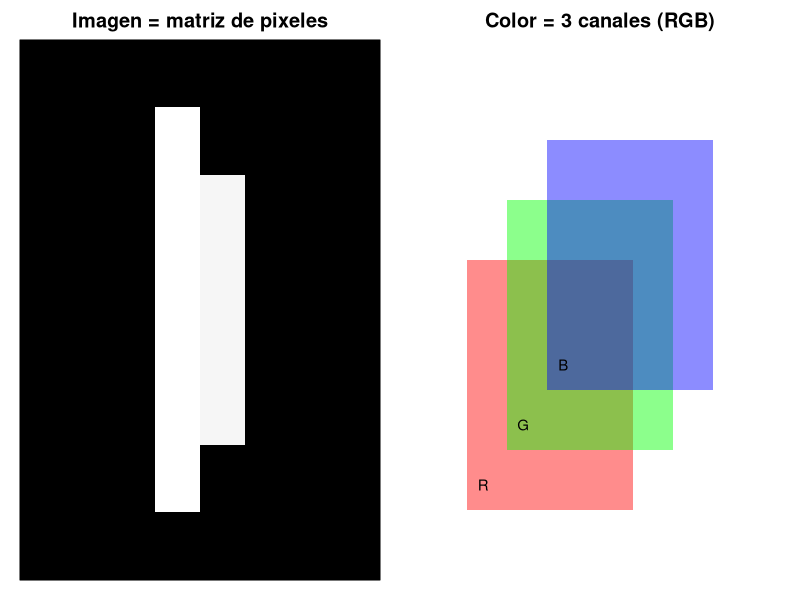
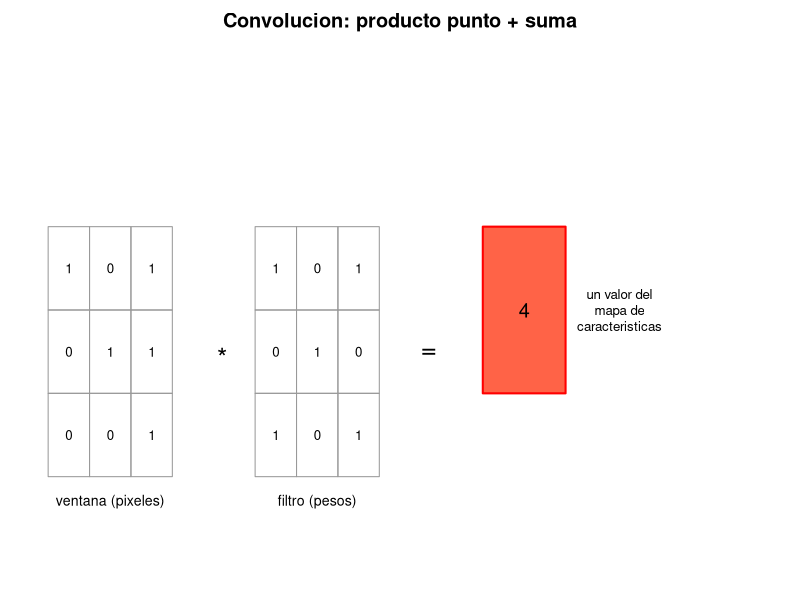
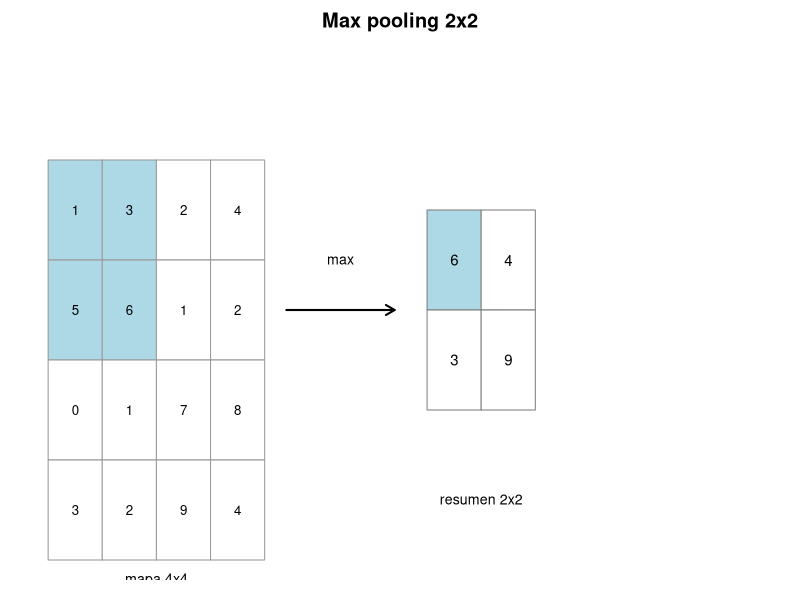
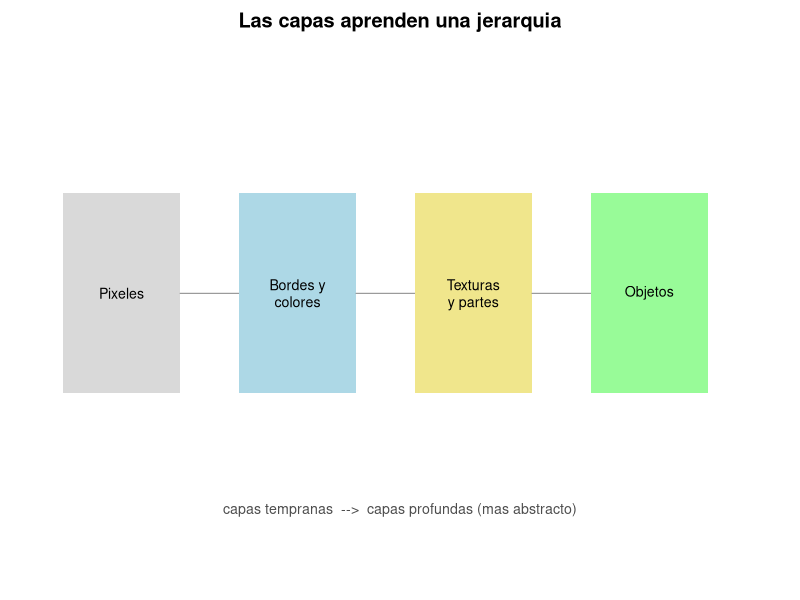
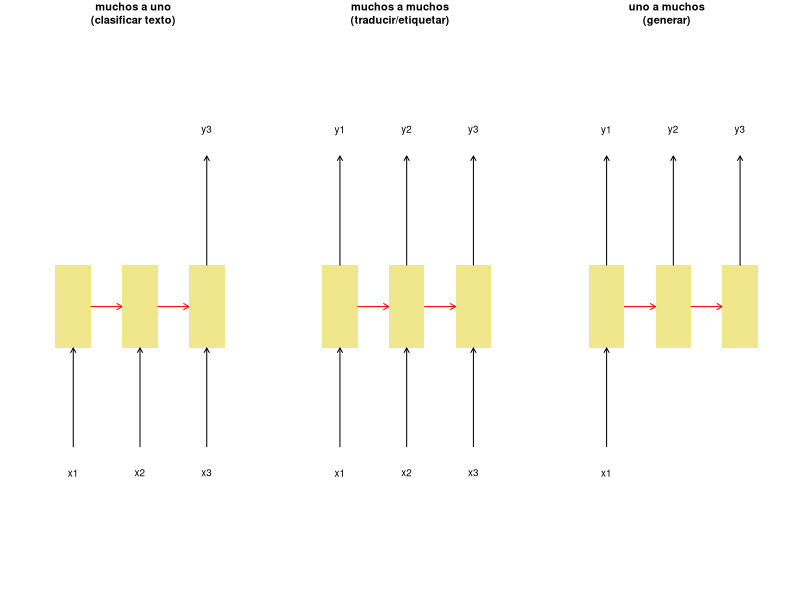
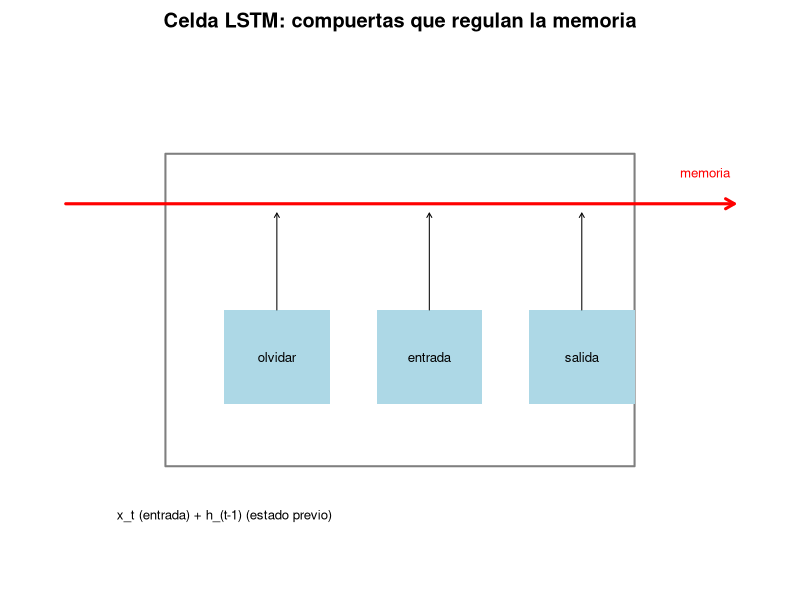
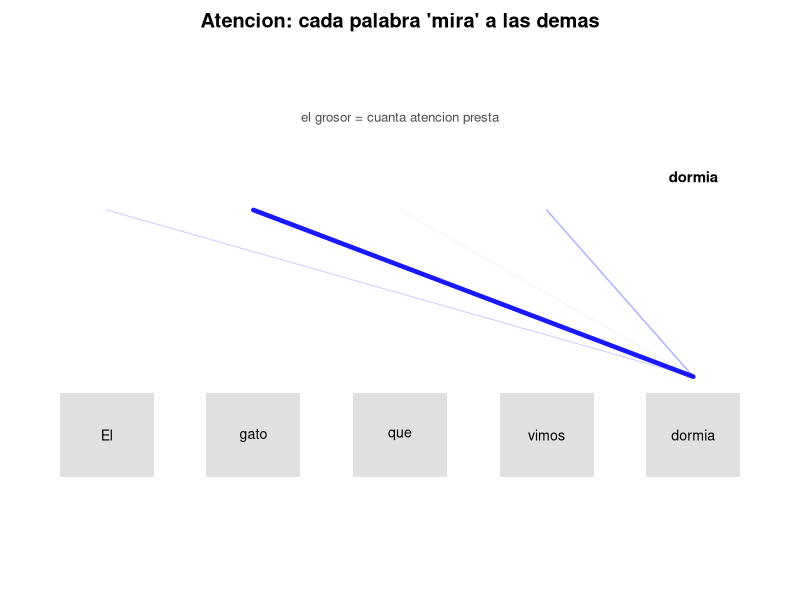

Recreate these plots in R, in order.
# figuras_S6_extra.R
# Figuras adicionales para la ampliacion de las Partes 2 (CNNs) y 3 (RNNs) de S6.
# Ejecutar desde la carpeta de la sesion S6:  Rscript figuras_S6_extra.R
# Salida: PDFs en img/.  (Esquemas en base R, etiquetas ASCII.)

dir.create("img", showWarnings = FALSE)

## 1. Una imagen = matriz de pixeles + canales RGB ----------------------------
pdf("img/image_pixels.pdf", width = 8, height = 3.6)
par(mfrow = c(1, 2), mar = c(1, 1, 2, 1))
set.seed(1)
m <- matrix(0.85, 8, 8); m[3:6, 4:5] <- 0.15; m[2:7, 4] <- 0.1   # un trazo
image(t(m[8:1, ]), col = gray(seq(1, 0, length = 30)), axes = FALSE,
      main = "Imagen = matriz de pixeles"); box()
plot(NA, xlim = c(0, 10), ylim = c(0, 10), axes = FALSE, xlab = "", ylab = "",
     main = "Color = 3 canales (RGB)")
rect(1, 1, 6, 6, col = rgb(1, 0, 0, 0.45), border = NA)
rect(2.2, 2.2, 7.2, 7.2, col = rgb(0, 1, 0, 0.45), border = NA)
rect(3.4, 3.4, 8.4, 8.4, col = rgb(0, 0, 1, 0.45), border = NA)
text(c(1.5, 2.7, 3.9), c(1.5, 2.7, 3.9), c("R", "G", "B"), cex = 0.9)
dev.off()

## 2. La convolucion en detalle (producto punto + suma) -----------------------
pdf("img/conv_detail.pdf", width = 8.5, height = 3.6)
par(mar = c(1, 1, 2, 1))
plot.new(); plot.window(xlim = c(0, 17), ylim = c(0, 6)); title("Convolucion: producto punto + suma")
patch <- matrix(c(1, 0, 1, 0, 1, 1, 0, 0, 1), 3, byrow = TRUE)
filt  <- matrix(c(1, 0, 1, 0, 1, 0, 1, 0, 1), 3, byrow = TRUE)
drawgrid <- function(x0, M, lab) {
  for (i in 1:3) for (j in 1:3) {
    rect(x0 + j - 1, 4 - i, x0 + j, 5 - i, border = "grey60")
    text(x0 + j - 0.5, 4.5 - i, M[i, j], cex = 0.8)
  }
  text(x0 + 1.5, 0.7, lab, cex = 0.85)
}
drawgrid(0, patch, "ventana (pixeles)")
text(4.2, 2.5, "*", cex = 1.6)
drawgrid(5, filt, "filtro (pesos)")
text(9.2, 2.5, "=", cex = 1.6)
rect(10.5, 2, 12.5, 4, col = "tomato", border = "red", lwd = 2)
text(11.5, 3, sum(patch * filt), cex = 1.2)
text(13.8, 3, "un valor del\nmapa de\ncaracteristicas", cex = 0.8)
dev.off()

## 3. Max pooling 2x2 ----------------------------------------------------------
pdf("img/pooling.pdf", width = 7, height = 3.6)
par(mar = c(1, 1, 2, 1))
plot.new(); plot.window(xlim = c(0, 13), ylim = c(0, 5)); title("Max pooling 2x2")
M <- matrix(c(1, 3, 2, 4, 5, 6, 1, 2, 0, 1, 7, 8, 3, 2, 9, 4), 4, byrow = TRUE)
for (i in 1:4) for (j in 1:4) {
  rect(j - 1, 4 - i, j, 5 - i, border = "grey60",
       col = if (i <= 2 && j <= 2) "lightblue" else "white")
  text(j - 0.5, 4.5 - i, M[i, j], cex = 0.8)
}
text(2, -0.2, "mapa 4x4", cex = 0.85)
arrows(4.4, 2.5, 6.4, 2.5, length = 0.1, lwd = 2)
text(5.4, 3, "max", cex = 0.85)
res <- matrix(c(max(M[1:2, 1:2]), max(M[1:2, 3:4]), max(M[3:4, 1:2]), max(M[3:4, 3:4])), 2, byrow = TRUE)
for (i in 1:2) for (j in 1:2) {
  rect(7 + j - 1, 3.5 - i, 7 + j, 4.5 - i, border = "grey50",
       col = if (i == 1 && j == 1) "lightblue" else "white")
  text(7 + j - 0.5, 4 - i, res[i, j], cex = 0.9)
}
text(8, 0.6, "resumen 2x2", cex = 0.85)
dev.off()

## 4. Jerarquia de caracteristicas --------------------------------------------
pdf("img/feature_hierarchy.pdf", width = 8.5, height = 2.8)
par(mar = c(1, 1, 2, 1))
plot.new(); plot.window(xlim = c(0, 24), ylim = c(0, 6)); title("Las capas aprenden una jerarquia")
et <- c("Pixeles", "Bordes y\ncolores", "Texturas\ny partes", "Objetos")
cl <- c("grey85", "lightblue", "khaki", "palegreen")
for (k in 1:4) {
  x0 <- 0.5 + (k - 1) * 6
  rect(x0, 2, x0 + 4, 4.4, col = cl[k], border = NA)
  text(x0 + 2, 3.2, et[k], cex = 0.85)
  if (k < 4) arrows(x0 + 4, 3.2, x0 + 6.5, 3.2, length = 0.08, col = "grey55")
}
text(12, 0.6, "capas tempranas  -->  capas profundas (mas abstracto)", cex = 0.85, col = "grey30")
dev.off()

## 5. Tipos de tareas secuenciales --------------------------------------------
pdf("img/rnn_task_types.pdf", width = 9, height = 3.4)
par(mfrow = c(1, 3), mar = c(1, 1, 2, 1))
celda <- function(title, xin, yout) {
  plot.new(); plot.window(xlim = c(0, 10), ylim = c(0, 10)); title(title, cex.main = 1)
  for (t in 1:3) {
    cx <- 1.5 + (t - 1) * 3
    rect(cx, 4.2, cx + 1.6, 5.8, col = "khaki", border = NA)
    if (t < 3) arrows(cx + 1.6, 5, cx + 3, 5, length = 0.06, col = "red")
    if (t %in% xin) { text(cx + 0.8, 1.8, paste0("x", t), cex = 0.9); arrows(cx + 0.8, 2.3, cx + 0.8, 4.2, length = 0.05) }
    if (t %in% yout) { text(cx + 0.8, 8.4, paste0("y", t), cex = 0.9); arrows(cx + 0.8, 5.8, cx + 0.8, 7.9, length = 0.05) }
  }
}
celda("muchos a uno\n(clasificar texto)", 1:3, 3)
celda("muchos a muchos\n(traducir/etiquetar)", 1:3, 1:3)
celda("uno a muchos\n(generar)", 1, 1:3)
dev.off()

## 6. Celda LSTM: compuertas ---------------------------------------------------
pdf("img/lstm_gates.pdf", width = 7.5, height = 3.8)
par(mar = c(1, 1, 2, 1))
plot.new(); plot.window(xlim = c(0, 12), ylim = c(0, 8)); title("Celda LSTM: compuertas que regulan la memoria")
rect(2, 1.5, 10, 6.5, border = "grey50", lwd = 2)
# linea de memoria
arrows(0.3, 5.7, 11.7, 5.7, length = 0.1, lwd = 3, col = "red")
text(11.2, 6.2, "memoria", col = "red", cex = 0.8)
g <- c("olvidar", "entrada", "salida")
for (k in 1:3) {
  x0 <- 3 + (k - 1) * 2.6
  rect(x0, 2.5, x0 + 1.8, 4, col = "lightblue", border = NA)
  text(x0 + 0.9, 3.25, g[k], cex = 0.8)
  arrows(x0 + 0.9, 4, x0 + 0.9, 5.55, length = 0.05)
}
text(1, 0.7, "x_t (entrada) + h_(t-1) (estado previo)", cex = 0.8, pos = 4)
dev.off()

## 7. Atencion (Transformers) --------------------------------------------------
pdf("img/attention_concept.pdf", width = 8, height = 3.4)
par(mar = c(1, 1, 2, 1))
plot.new(); plot.window(xlim = c(0, 12), ylim = c(0, 6)); title("Atencion: cada palabra 'mira' a las demas")
pal <- c("El", "gato", "que", "vimos", "dormia")
xs <- seq(1, 11, length = 5)
for (i in seq_along(pal)) { rect(xs[i] - 0.8, 1, xs[i] + 0.8, 2, col = "grey88", border = NA); text(xs[i], 1.5, pal[i], cex = 0.85) }
# "dormia" (5) atiende a "gato" (2) fuerte y a otras debil
foc <- 5
w <- c(0.2, 0.9, 0.1, 0.3, 0)
for (i in 1:4) if (w[i] > 0) {
  lines(c(xs[foc], xs[i]), c(2.2, 4.2), lwd = w[i] * 5, col = rgb(0, 0, 1, w[i]))
}
text(xs[foc], 4.6, "dormia", cex = 0.9, font = 2)
text(6, 5.3, "el grosor = cuanta atencion presta", cex = 0.8, col = "grey30")
dev.off()

cat("Figuras extra S6 generadas:\n"); print(list.files("img", pattern = "(image_pixels|conv_detail|pooling|hierarchy|task_types|lstm|attention)"))
